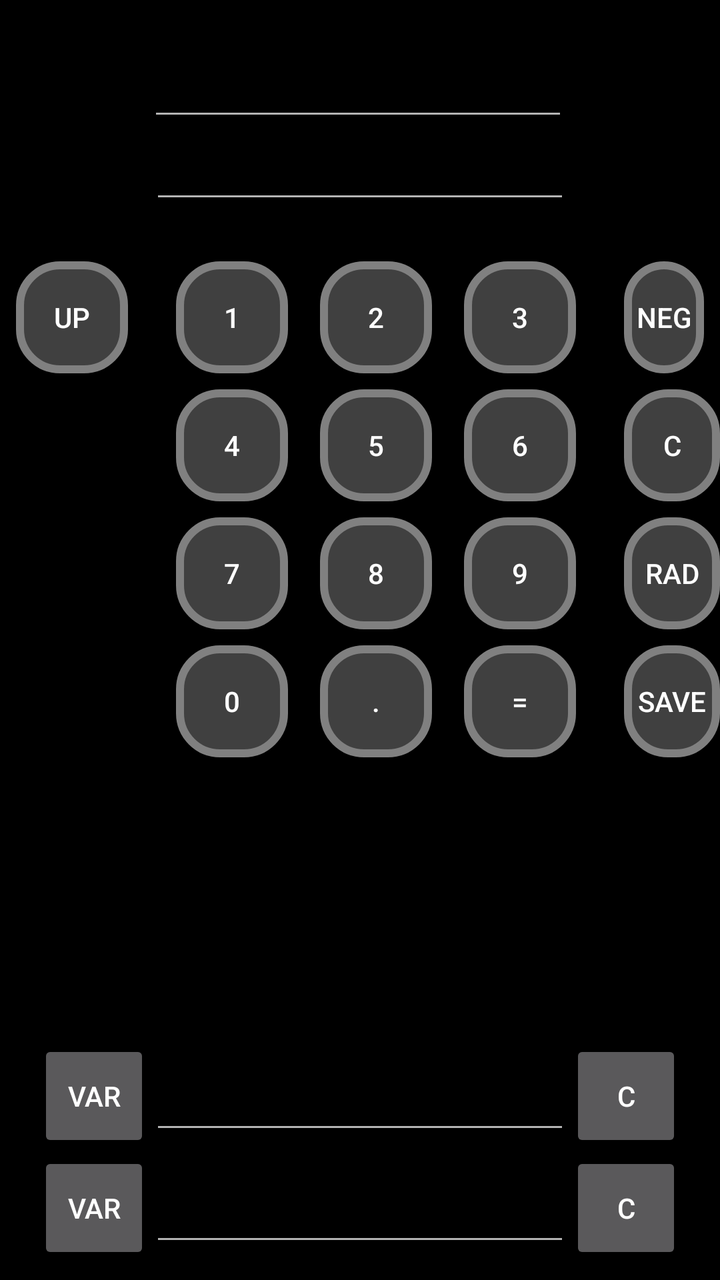
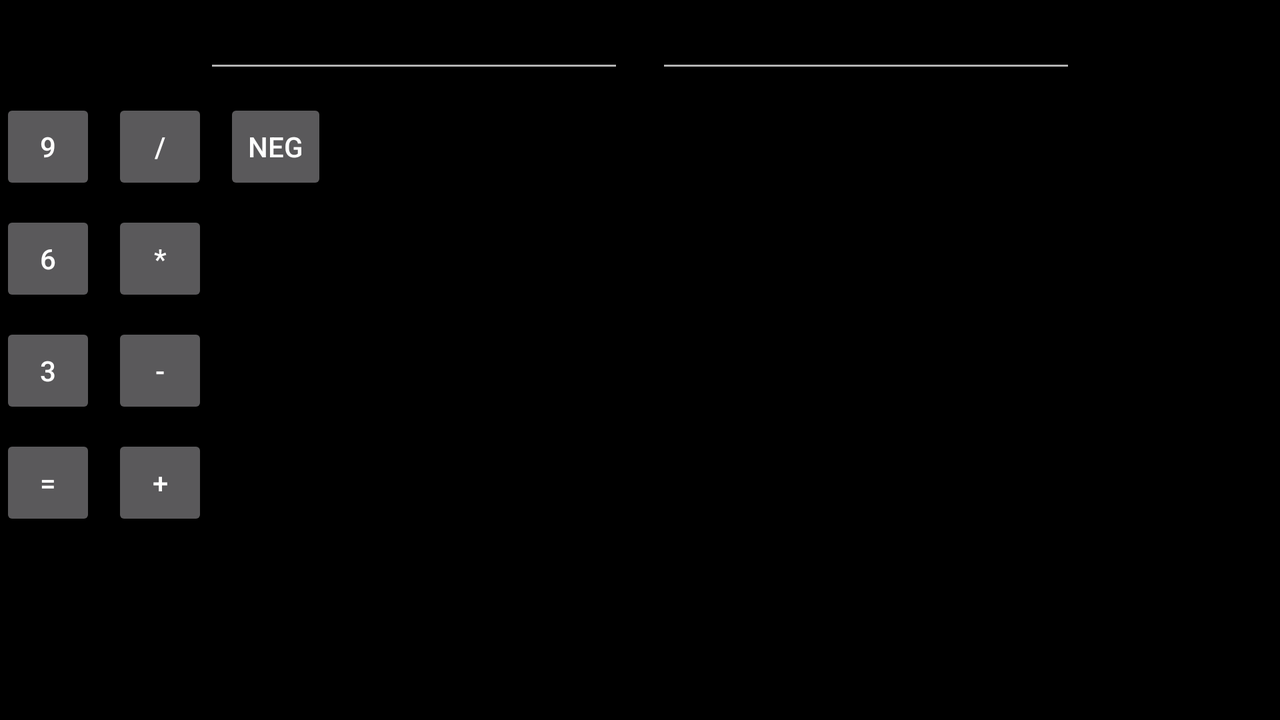

Two renders of one Android screen. The first uses the default layout on a phone; the second uses the alternative layout the repository ships for a different screen configuration, on a matching device. The two XML files are below.
<!-- AndroidManifest.xml: application theme AppTheme -->
<!-- res/layout/activity_main.xml -->
<?xml version="1.0" encoding="utf-8"?>
<android.support.constraint.ConstraintLayout xmlns:android="http://schemas.android.com/apk/res/android"
    xmlns:app="http://schemas.android.com/apk/res-auto"
    xmlns:tools="http://schemas.android.com/tools"
    android:layout_width="match_parent"
    android:layout_height="match_parent"
    android:theme="@style/CalcTheme"
    tools:context="com.example.maks.calculator.MainActivity">


    <LinearLayout
        android:id="@+id/LL_texts"
        android:layout_width="match_parent"
        android:layout_height="wrap_content"
        android:gravity="center"
        android:orientation="vertical"
        app:layout_constraintStart_toStartOf="parent"
        app:layout_constraintEnd_toEndOf="parent"
        app:layout_constraintTop_toTopOf="parent">

        <LinearLayout
            android:layout_width="match_parent"
            android:layout_height="wrap_content"
            android:orientation="horizontal"
            android:layout_marginTop="24dp">

            <TextView
                android:id="@+id/TV_operation"
                android:layout_width="wrap_content"
                android:layout_height="wrap_content"
                android:layout_gravity="start"
                android:layout_marginStart="32dp"
                android:layout_marginEnd="24dp"
                android:textColor="@color/colorWhite"
                android:textSize="24sp"
                android:textStyle="normal|bold" />

            <EditText
                android:id="@+id/ET_cellingText"
                android:layout_width="wrap_content"
                android:layout_height="wrap_content"
                android:layout_marginStart="18dp"
                android:ems="10"
                android:inputType="numberSigned|numberDecimal" />
        </LinearLayout>

        <EditText
            android:id="@+id/ET_bottomText"
            android:layout_width="wrap_content"
            android:layout_height="wrap_content"
            android:ems="10"
            android:inputType="numberSigned|numberDecimal" />
 </LinearLayout>


    <LinearLayout
        android:id="@+id/LL_includedNumbers"
        android:layout_width="match_parent"
        android:layout_height="wrap_content"
        android:orientation="vertical"
        app:layout_constraintTop_toBottomOf="@id/LL_texts"
        android:layout_marginTop="16dp">
        <include
            layout="@layout/include_buttons_view">
        </include>
    </LinearLayout>


    <LinearLayout
        android:id="@+id/LL_savedData1"
        android:layout_width="match_parent"
        android:layout_height="wrap_content"
        android:gravity="center"
        android:orientation="horizontal"
        app:layout_constraintBottom_toTopOf="@id/LL_savedData2"
        app:layout_constraintEnd_toEndOf="parent"
        app:layout_constraintStart_toStartOf="parent">

        <Button
            android:id="@+id/buttonVar1"
            android:layout_width="56dp"
            android:layout_height="56dp"
            android:minHeight="56dp"
            android:minWidth="56dp"
            android:text="@string/var" />

        <EditText
            android:id="@+id/textVar1"
            android:layout_width="wrap_content"
            android:layout_height="48dp"
            android:clickable="false"
            android:ems="10"
            android:focusable="false"
            android:focusableInTouchMode="false"
            android:hint=""
            android:inputType="numberSigned|numberDecimal"
            app:layout_constraintLeft_toLeftOf="parent"
            app:layout_constraintRight_toRightOf="parent"
            app:layout_constraintTop_toBottomOf="@+id/buttonEquals" />

        <Button
            android:id="@+id/buttonClear1"
            android:layout_width="56dp"
            android:layout_height="56dp"
            android:minHeight="56dp"
            android:minWidth="56dp"
            android:text="@string/c" />
    </LinearLayout>

    <LinearLayout
        android:id="@+id/LL_savedData2"
        android:layout_width="match_parent"
        android:layout_height="wrap_content"
        android:gravity="center"
        android:orientation="horizontal"
        android:layout_marginBottom="8dp"
        app:layout_constraintBottom_toBottomOf="parent"
        app:layout_constraintStart_toStartOf="parent"
        app:layout_constraintEnd_toEndOf="parent">

        <Button
            android:id="@+id/buttonVar2"
            android:layout_width="56dp"
            android:layout_height="56dp"
            android:minHeight="56dp"
            android:minWidth="56dp"
            android:text="@string/var" />

        <EditText
            android:id="@+id/textVar2"
            android:layout_width="wrap_content"
            android:layout_height="48dp"
            android:clickable="false"
            android:ems="10"
            android:focusable="false"
            android:focusableInTouchMode="false"
            android:hint=""
            android:inputType="numberSigned|numberDecimal"
            app:layout_constraintLeft_toLeftOf="@+id/textVar1"
            app:layout_constraintRight_toRightOf="@+id/textVar1"
            app:layout_constraintTop_toBottomOf="@+id/textVar1" />

        <Button
            android:id="@+id/buttonClear2"
            android:layout_width="56dp"
            android:layout_height="56dp"
            android:minHeight="56dp"
            android:minWidth="56dp"
            android:text="@string/c" />
    </LinearLayout>
</android.support.constraint.ConstraintLayout>
<!-- res/layout/include_buttons_view.xml (included above) -->
<?xml version="1.0" encoding="utf-8"?>
<android.support.constraint.ConstraintLayout xmlns:android="http://schemas.android.com/apk/res/android"
    xmlns:app="http://schemas.android.com/apk/res-auto"
    xmlns:tools="http://schemas.android.com/tools"
    android:layout_width="match_parent"
    android:layout_height="wrap_content"
    android:theme="@style/CalcTheme">


    
    <LinearLayout
        android:id="@+id/ll_firstLine"
        android:layout_width="match_parent"
        android:layout_height="wrap_content"
        android:layout_marginEnd="8dp"
        android:layout_marginStart="8dp"
        android:layout_marginTop="8dp"
        android:orientation="horizontal"
        app:layout_constraintEnd_toEndOf="parent"
        app:layout_constraintStart_toStartOf="parent"
        app:layout_constraintTop_toTopOf="parent">

        <Button
            android:id="@+id/buttonUp"
            android:layout_width="wrap_content"
            android:layout_height="wrap_content"
            android:layout_marginEnd="16dp"

            android:background="@drawable/button_grey"
            android:minHeight="56dp"
            android:minWidth="56dp"
            android:text="@string/up" />

        <Button
            android:id="@+id/button1"
            android:layout_width="wrap_content"
            android:layout_height="wrap_content"
            android:layout_marginEnd="8dp"
            android:layout_marginStart="8dp"
            android:background="@drawable/button_grey"
            android:minHeight="56dp"
            android:minWidth="56dp"
            android:text="@string/_1" />


        <Button
            android:id="@+id/button2"
            android:layout_width="wrap_content"
            android:layout_height="wrap_content"
            android:layout_marginEnd="8dp"
            android:layout_marginStart="8dp"
            android:background="@drawable/button_grey"
            android:minHeight="56dp"
            android:minWidth="56dp"
            android:text="@string/_2"
            app:layout_constraintBaseline_toBaselineOf="@+id/buttonUp"
            app:layout_constraintStart_toEndOf="@id/button1" />


        <Button
            android:id="@+id/button3"
            android:layout_width="wrap_content"
            android:layout_height="wrap_content"
            android:layout_marginEnd="8dp"
            android:layout_marginStart="8dp"
            android:background="@drawable/button_grey"
            android:minHeight="56dp"
            android:minWidth="56dp"
            android:text="@string/_3"
            app:layout_constraintBaseline_toBaselineOf="@+id/buttonUp"
            app:layout_constraintStart_toEndOf="@id/button2" />

        <Button
            android:id="@+id/buttonNeg"
            android:layout_width="wrap_content"
            android:layout_height="wrap_content"
            android:layout_marginStart="16dp"
            android:background="@drawable/button_grey"
            android:minHeight="56dp"
            android:minWidth="56dp"
            android:text="@string/neg"
            app:layout_constraintBaseline_toBaselineOf="@+id/buttonUp"
            app:layout_constraintStart_toEndOf="@+id/button3" />


    </LinearLayout>


    
    <LinearLayout
        android:id="@+id/ll_secondLine"
        android:layout_width="match_parent"
        android:layout_height="wrap_content"
        android:layout_marginStart="80dp"
        android:layout_marginTop="8dp"
        android:orientation="horizontal"
        app:layout_constraintEnd_toEndOf="parent"
        app:layout_constraintStart_toStartOf="parent"
        app:layout_constraintTop_toBottomOf="@id/ll_firstLine">

        <Button
            android:id="@+id/button4"
            android:layout_width="wrap_content"
            android:layout_height="wrap_content"
            android:layout_marginEnd="8dp"
            android:layout_marginStart="8dp"
            android:background="@drawable/button_grey"
            android:minHeight="56dp"
            android:minWidth="56dp"
            android:text="@string/_4" />


        <Button
            android:id="@+id/button5"
            android:layout_width="wrap_content"
            android:layout_height="wrap_content"
            android:layout_marginEnd="8dp"
            android:layout_marginStart="8dp"
            android:background="@drawable/button_grey"
            android:minHeight="56dp"
            android:minWidth="56dp"
            android:text="@string/_5" />


        <Button
            android:id="@+id/button6"
            android:layout_width="wrap_content"
            android:layout_height="wrap_content"
            android:layout_marginEnd="8dp"
            android:layout_marginStart="8dp"
            android:background="@drawable/button_grey"
            android:minHeight="56dp"
            android:minWidth="56dp"
            android:text="@string/_6" />

        <Button
            android:id="@+id/buttonClear"
            android:layout_width="wrap_content"
            android:layout_height="wrap_content"
            android:layout_marginStart="16dp"
            android:background="@drawable/button_grey"
            android:minHeight="56dp"
            android:minWidth="56dp"
            android:text="@string/c" />
    </LinearLayout>


    

    <LinearLayout
        android:id="@+id/ll_thirdLine"
        android:layout_width="match_parent"
        android:layout_height="wrap_content"
        android:layout_marginStart="80dp"
        android:layout_marginTop="8dp"
        android:orientation="horizontal"
        app:layout_constraintEnd_toEndOf="parent"
        app:layout_constraintStart_toStartOf="parent"
        app:layout_constraintTop_toBottomOf="@id/ll_secondLine">

        <Button
            android:id="@+id/button7"
            android:layout_width="wrap_content"
            android:layout_height="wrap_content"
            android:layout_marginEnd="8dp"
            android:layout_marginStart="8dp"
            android:background="@drawable/button_grey"
            android:minHeight="56dp"
            android:minWidth="56dp"
            android:text="@string/_7" />

        <Button
            android:id="@+id/button8"
            android:layout_width="wrap_content"
            android:layout_height="wrap_content"
            android:layout_marginEnd="8dp"
            android:layout_marginStart="8dp"
            android:background="@drawable/button_grey"
            android:minHeight="56dp"
            android:minWidth="56dp"
            android:text="@string/_8"></Button>

        <Button
            android:id="@+id/button9"
            android:layout_width="wrap_content"
            android:layout_height="wrap_content"
            android:layout_marginEnd="8dp"
            android:layout_marginStart="8dp"
            android:background="@drawable/button_grey"
            android:minHeight="56dp"
            android:minWidth="56dp"
            android:text="@string/_9" />

        <Button
            android:id="@+id/buttonRad"
            android:layout_width="wrap_content"
            android:layout_height="wrap_content"
            android:layout_marginStart="16dp"
            android:background="@drawable/button_grey"
            android:minHeight="56dp"
            android:minWidth="56dp"
            android:text="@string/rad" />
    </LinearLayout>


    
    <LinearLayout
        android:layout_width="match_parent"
        android:layout_height="wrap_content"
        android:layout_marginStart="80dp"
        android:layout_marginTop="8dp"
        android:orientation="horizontal"
        app:layout_constraintEnd_toEndOf="parent"
        app:layout_constraintStart_toStartOf="parent"
        app:layout_constraintTop_toBottomOf="@id/ll_thirdLine">

        <Button
            android:id="@+id/button0"
            android:layout_width="wrap_content"
            android:layout_height="wrap_content"
            android:layout_marginEnd="8dp"
            android:layout_marginStart="8dp"
            android:background="@drawable/button_grey"
            android:minHeight="56dp"
            android:minWidth="56dp"
            android:text="@string/_0" />


        <Button
            android:id="@+id/buttonDot"
            android:layout_width="wrap_content"
            android:layout_height="wrap_content"
            android:layout_marginEnd="8dp"
            android:layout_marginStart="8dp"
            android:background="@drawable/button_grey"
            android:minHeight="56dp"
            android:minWidth="56dp"
            android:text="@string/dot" />


        <Button
            android:id="@+id/buttonEquals"
            android:layout_width="wrap_content"
            android:layout_height="wrap_content"
            android:layout_marginEnd="8dp"
            android:layout_marginStart="8dp"
            android:background="@drawable/button_grey"
            android:minHeight="56dp"
            android:minWidth="56dp"
            android:text="@string/equal" />


        <Button
            android:id="@+id/buttonSave"
            android:layout_width="wrap_content"
            android:layout_height="wrap_content"
            android:layout_marginStart="16dp"
            android:background="@drawable/button_grey"
            android:minHeight="56dp"
            android:minWidth="56dp"
            android:text="@string/save" />
    </LinearLayout>
</android.support.constraint.ConstraintLayout>
<!-- resources referenced by this layout -->
<resources>
  <color name="colorWhite">#FFFFFF</color>&gt;
  <!-- drawable button_grey (drawable-hdpi) -->
  <?xml version="1.0" encoding="utf-8"?>
  <selector xmlns:android="http://schemas.android.com/apk/res/android">
      <item android:state_pressed="false">
          <shape android:shape="rectangle">
              <corners android:radius="20dp" />
              <solid android:color="@color/greyDark" />
              <stroke
                  android:width="4dip"
                  android:color="@color/greyLight"/>
              <padding
                  android:bottom="4dp"
                  android:left="4dp"
                  android:right="4dp"
                  android:top="4dp" />
          </shape>
      </item>
      <item android:state_pressed="true">
          <shape android:shape="rectangle">
              <corners android:radius="1000dp" />
              <solid android:color="@color/greyLight" />
              <stroke
                  android:width="4dip"
                  android:color="@color/greyDark" />
              <padding
                  android:bottom="4dp"
                  android:left="4dp"
                  android:right="4dp"
                  android:top="4dp" />
          </shape>
      </item>
  </selector>
  <string name="_0">0</string>
  <string name="_1">1</string>
  <string name="_2">2</string>
  <string name="_3">3</string>
  <string name="_4">4</string>
  <string name="_5">5</string>
  <string name="_6">6</string>
  <string name="_7">7</string>
  <string name="_8">8</string>
  <string name="_9">9</string>
  <string name="c">C</string>
  <string name="dot">.</string>
  <string name="equal">=</string>
  <string name="neg">Neg</string>
  <string name="rad">Rad</string>
  <string name="save">save</string>
  <string name="up">UP</string>
  <string name="var">var</string>
  <style name="CalcTheme" parent="Theme.AppCompat.NoActionBar">
          <item name="android:background">#FF000000</item>
          <item name="colorPrimary">#9E9E9E</item>
          <item name="colorPrimaryDark">#616161</item>
          <item name="colorAccent">#FF9800</item>
      </style>
  <style name="AppTheme" parent="Theme.AppCompat.Light.DarkActionBar">
          
          <item name="colorPrimary">@color/colorPrimary</item>
          <item name="colorPrimaryDark">@color/colorPrimaryDark</item>
          <item name="colorAccent">@color/colorAccent</item>
      </style>
  <color name="greyDark">#404040</color>
  <color name="greyLight">#808080</color>
  <color name="colorPrimary">#51535b</color>
  <color name="colorPrimaryDark">#031057</color>
  <color name="colorAccent">#FF4081</color>&gt;
</resources>
<!-- res/layout-land/activity_main.xml (the repository's variant of the layout above) -->
<!-- drawn on the phone turned sideways -->
<?xml version="1.0" encoding="utf-8"?>
<android.support.constraint.ConstraintLayout
    xmlns:android="http://schemas.android.com/apk/res/android"
    xmlns:tools="http://schemas.android.com/tools"
    xmlns:app="http://schemas.android.com/apk/res-auto"
    android:layout_width="match_parent"
    android:layout_height="match_parent"
    tools:context="com.example.maks.calculator.MainActivity"
    android:theme="@style/CalcTheme">



    <EditText
        android:id="@+id/ET_cellingText"
        android:layout_width="wrap_content"
        android:layout_height="wrap_content"
        android:layout_marginLeft="8dp"
        android:layout_marginStart="8dp"
        android:layout_marginTop="16dp"
        android:ems="10"
        android:focusable="false"
        android:focusableInTouchMode="false"
        android:inputType="numberSigned|numberDecimal"
        app:layout_constraintLeft_toLeftOf="@+id/guideline" />

    <TextView
        android:id="@+id/TV_operation"
        android:layout_width="wrap_content"
        android:layout_height="wrap_content"
        android:layout_marginEnd="8dp"
        android:layout_marginRight="8dp"
        android:textSize="18sp"
        android:textStyle="normal|bold"
        app:layout_constraintBaseline_toBaselineOf="@+id/button1"
        app:layout_constraintRight_toLeftOf="@+id/button1" />

    <EditText
        android:id="@+id/ET_bottomText"
        android:layout_width="wrap_content"
        android:layout_height="wrap_content"
        android:layout_marginEnd="8dp"
        android:layout_marginRight="8dp"
        android:layout_marginTop="16dp"
        android:ems="10"
        android:inputType="numberSigned|numberDecimal"
        app:layout_constraintRight_toLeftOf="@+id/guideline"
        app:layout_constraintTop_toTopOf="@+id/activity_main" />

    <Button
        android:id="@+id/button0"
        android:layout_width="wrap_content"
        android:layout_height="48dp"
        android:layout_marginEnd="8dp"
        android:layout_marginRight="8dp"
        android:minWidth="48dp"
        android:text="0"
        app:layout_constraintBaseline_toBaselineOf="@+id/buttonDot"
        app:layout_constraintRight_toLeftOf="@+id/buttonDot" />

    <Button
        android:id="@+id/button7"
        android:layout_width="wrap_content"
        android:layout_height="wrap_content"
        android:layout_marginEnd="8dp"
        android:layout_marginRight="8dp"
        android:minWidth="48dp"
        android:text="1"
        app:layout_constraintBaseline_toBaselineOf="@+id/button8"
        app:layout_constraintRight_toLeftOf="@+id/button8" />

    <Button
        android:id="@+id/button8"
        android:layout_width="wrap_content"
        android:layout_height="wrap_content"
        android:minWidth="48dp"
        android:text="2"
        app:layout_constraintBaseline_toBaselineOf="@+id/button9"
        app:layout_constraintRight_toRightOf="@+id/button5" />

    <Button
        android:id="@+id/button9"
        android:layout_width="wrap_content"
        android:layout_height="wrap_content"
        android:layout_marginTop="8dp"
        android:minWidth="48dp"
        android:text="3"
        app:layout_constraintLeft_toLeftOf="@+id/button6"
        app:layout_constraintTop_toBottomOf="@+id/button6" />

    <Button
        android:id="@+id/button4"
        android:layout_width="wrap_content"
        android:layout_height="wrap_content"
        android:layout_marginEnd="8dp"
        android:layout_marginRight="8dp"
        android:minWidth="48dp"
        android:text="4"
        app:layout_constraintBaseline_toBaselineOf="@+id/button5"
        app:layout_constraintRight_toLeftOf="@+id/button5" />

    <Button
        android:id="@+id/button5"
        android:layout_width="wrap_content"
        android:layout_height="wrap_content"
        android:minWidth="48dp"
        android:text="5"
        app:layout_constraintBaseline_toBaselineOf="@+id/button6"
        app:layout_constraintRight_toRightOf="@+id/button2" />

    <Button
        android:id="@+id/button6"
        android:layout_width="wrap_content"
        android:layout_height="wrap_content"
        android:layout_marginTop="8dp"
        android:minWidth="48dp"
        android:text="6"
        app:layout_constraintLeft_toLeftOf="@+id/button3"
        app:layout_constraintTop_toBottomOf="@+id/button3" />

    <Button
        android:id="@+id/button1"
        android:layout_width="wrap_content"
        android:layout_height="wrap_content"
        android:layout_marginEnd="8dp"
        android:layout_marginRight="8dp"
        android:minWidth="48dp"
        android:text="7"
        app:layout_constraintBaseline_toBaselineOf="@+id/button2"
        app:layout_constraintRight_toLeftOf="@+id/button2" />

    <Button
        android:id="@+id/button2"
        android:layout_width="wrap_content"
        android:layout_height="wrap_content"
        android:layout_marginEnd="8dp"
        android:layout_marginRight="8dp"
        android:minWidth="48dp"
        android:text="8"
        app:layout_constraintBaseline_toBaselineOf="@+id/button3"
        app:layout_constraintRight_toLeftOf="@+id/button3" />

    <Button
        android:id="@+id/button3"
        android:layout_width="wrap_content"
        android:layout_height="wrap_content"
        android:layout_marginEnd="16dp"
        android:layout_marginLeft="16dp"
        android:layout_marginRight="16dp"
        android:layout_marginStart="16dp"
        android:layout_marginTop="8dp"
        android:minWidth="48dp"
        android:text="9"
        app:layout_constraintLeft_toLeftOf="@+id/activity_main"
        app:layout_constraintRight_toRightOf="@+id/activity_main"
        app:layout_constraintTop_toBottomOf="@+id/ET_cellingText" />

    <Button
        android:id="@+id/buttonDivide"
        android:layout_width="wrap_content"
        android:layout_height="wrap_content"
        android:layout_marginLeft="8dp"
        android:layout_marginStart="8dp"
        android:minWidth="48dp"
        android:text="/"
        app:layout_constraintBaseline_toBaselineOf="@+id/button3"
        app:layout_constraintLeft_toRightOf="@+id/button3" />

    <Button
        android:id="@+id/buttonMultiply"
        android:layout_width="wrap_content"
        android:layout_height="wrap_content"
        android:layout_marginLeft="8dp"
        android:layout_marginStart="8dp"
        android:minWidth="48dp"
        android:text="*"
        app:layout_constraintBaseline_toBaselineOf="@+id/button6"
        app:layout_constraintLeft_toRightOf="@+id/button6" />

    <Button
        android:id="@+id/buttonMinus"
        android:layout_width="wrap_content"
        android:layout_height="48dp"
        android:layout_marginLeft="8dp"
        android:layout_marginStart="8dp"
        android:minWidth="48dp"
        android:text="-"
        app:layout_constraintBaseline_toBaselineOf="@+id/button9"
        app:layout_constraintLeft_toRightOf="@+id/button9" />

    <Button
        android:id="@+id/buttonPlus"
        android:layout_width="wrap_content"
        android:layout_height="wrap_content"
        android:layout_marginLeft="8dp"
        android:layout_marginStart="8dp"
        android:minWidth="48dp"
        android:text="+"
        app:layout_constraintBaseline_toBaselineOf="@+id/buttonEquals"
        app:layout_constraintLeft_toRightOf="@+id/buttonEquals" />

    <Button
        android:id="@+id/buttonDot"
        android:layout_width="wrap_content"
        android:layout_height="wrap_content"
        android:minWidth="48dp"
        android:text="."
        app:layout_constraintBaseline_toBaselineOf="@+id/buttonEquals"
        app:layout_constraintRight_toRightOf="@+id/button8" />

    <Button
        android:id="@+id/buttonEquals"
        android:layout_width="wrap_content"
        android:layout_height="wrap_content"
        android:layout_marginTop="8dp"
        android:minWidth="48dp"
        android:text="="
        app:layout_constraintLeft_toLeftOf="@+id/button9"
        app:layout_constraintTop_toBottomOf="@+id/button9" />

    <android.support.constraint.Guideline
        android:id="@+id/guideline"
        android:layout_width="wrap_content"
        android:layout_height="wrap_content"
        android:orientation="vertical"
        app:layout_constraintGuide_percent="0.50"
        tools:layout_editor_absoluteX="296dp"
        tools:layout_editor_absoluteY="0dp" />

    <Button
        android:id="@+id/buttonNeg"
        android:layout_width="wrap_content"
        android:layout_height="wrap_content"
        android:layout_marginLeft="8dp"
        android:layout_marginStart="8dp"
        android:minWidth="48dp"
        android:text="Neg"
        app:layout_constraintBaseline_toBaselineOf="@+id/buttonDivide"
        app:layout_constraintLeft_toRightOf="@+id/buttonDivide" />

</android.support.constraint.ConstraintLayout>
<!-- resources referenced by the variant -->
<!-- as the phone turned sideways resolves them -->
<resources>
  <style name="CalcTheme" parent="Theme.AppCompat.NoActionBar">
          <item name="android:background">#FF000000</item>
          <item name="colorPrimary">#9E9E9E</item>
          <item name="colorPrimaryDark">#616161</item>
          <item name="colorAccent">#FF9800</item>
      </style>
  <style name="AppTheme" parent="Theme.AppCompat.Light.DarkActionBar">
          
          <item name="colorPrimary">@color/colorPrimary</item>
          <item name="colorPrimaryDark">@color/colorPrimaryDark</item>
          <item name="colorAccent">@color/colorAccent</item>
      </style>
  <color name="colorPrimary">#51535b</color>
  <color name="colorPrimaryDark">#031057</color>
  <color name="colorAccent">#FF4081</color>&gt;
</resources>
